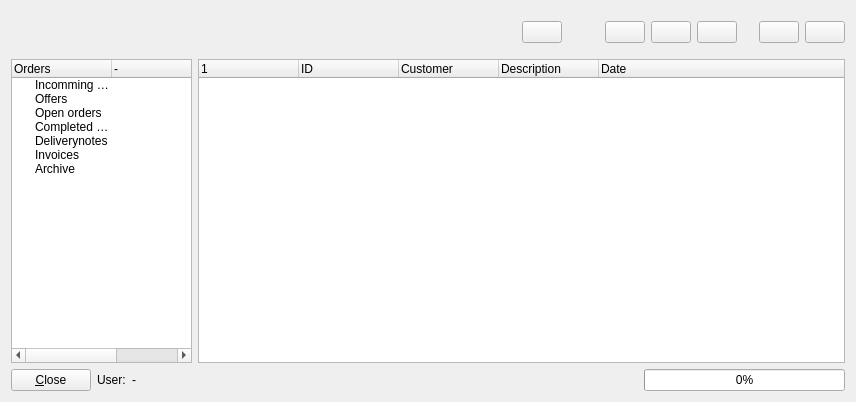
<ui version="4.0" >
 <class>procedurefrm</class>
 <widget class="QWidget" name="procedurefrm" >
  <property name="geometry" >
   <rect>
    <x>0</x>
    <y>0</y>
    <width>856</width>
    <height>402</height>
   </rect>
  </property>
  <property name="windowTitle" >
   <string>Browse orders...</string>
  </property>
  <property name="windowIcon" >
   <iconset resource="../resources/images/first4.qrc" >:/kontact_todo.png</iconset>
  </property>
  <layout class="QGridLayout" >
   <item row="0" column="0" >
    <layout class="QGridLayout" >
     <item row="0" column="0" >
      <spacer>
       <property name="orientation" >
        <enum>Qt::Horizontal</enum>
       </property>
       <property name="sizeHint" >
        <size>
         <width>511</width>
         <height>42</height>
        </size>
       </property>
      </spacer>
     </item>
     <item row="0" column="1" >
      <widget class="QPushButton" name="btnsearch" >
       <property name="sizePolicy" >
        <sizepolicy vsizetype="Fixed" hsizetype="Fixed" >
         <horstretch>0</horstretch>
         <verstretch>0</verstretch>
        </sizepolicy>
       </property>
       <property name="text" >
        <string/>
       </property>
       <property name="icon" >
        <iconset resource="../resources/images/first4.qrc" >:/xmag.png</iconset>
       </property>
       <property name="iconSize" >
        <size>
         <width>16</width>
         <height>16</height>
        </size>
       </property>
      </widget>
     </item>
     <item row="0" column="2" >
      <spacer>
       <property name="orientation" >
        <enum>Qt::Horizontal</enum>
       </property>
       <property name="sizeHint" >
        <size>
         <width>21</width>
         <height>20</height>
        </size>
       </property>
      </spacer>
     </item>
     <item row="0" column="3" >
      <widget class="QPushButton" name="btnadd" >
       <property name="sizePolicy" >
        <sizepolicy vsizetype="Fixed" hsizetype="Fixed" >
         <horstretch>0</horstretch>
         <verstretch>0</verstretch>
        </sizepolicy>
       </property>
       <property name="text" >
        <string/>
       </property>
       <property name="icon" >
        <iconset resource="../resources/images/first4.qrc" >:/filenew.png</iconset>
       </property>
       <property name="iconSize" >
        <size>
         <width>16</width>
         <height>16</height>
        </size>
       </property>
      </widget>
     </item>
     <item row="0" column="4" >
      <widget class="QPushButton" name="btnedit" >
       <property name="sizePolicy" >
        <sizepolicy vsizetype="Fixed" hsizetype="Fixed" >
         <horstretch>0</horstretch>
         <verstretch>0</verstretch>
        </sizepolicy>
       </property>
       <property name="text" >
        <string/>
       </property>
       <property name="icon" >
        <iconset resource="../resources/images/first4.qrc" >:/kfind.png</iconset>
       </property>
       <property name="iconSize" >
        <size>
         <width>16</width>
         <height>16</height>
        </size>
       </property>
      </widget>
     </item>
     <item row="0" column="5" >
      <widget class="QPushButton" name="btndelete" >
       <property name="sizePolicy" >
        <sizepolicy vsizetype="Fixed" hsizetype="Fixed" >
         <horstretch>0</horstretch>
         <verstretch>0</verstretch>
        </sizepolicy>
       </property>
       <property name="text" >
        <string/>
       </property>
       <property name="icon" >
        <iconset resource="../resources/images/first4.qrc" >:/trashcan_empty.png</iconset>
       </property>
       <property name="iconSize" >
        <size>
         <width>16</width>
         <height>16</height>
        </size>
       </property>
      </widget>
     </item>
     <item row="0" column="6" >
      <spacer>
       <property name="orientation" >
        <enum>Qt::Horizontal</enum>
       </property>
       <property name="sizeType" >
        <enum>QSizePolicy::Fixed</enum>
       </property>
       <property name="sizeHint" >
        <size>
         <width>16</width>
         <height>42</height>
        </size>
       </property>
      </spacer>
     </item>
     <item row="0" column="7" >
      <widget class="QPushButton" name="btndocument" >
       <property name="sizePolicy" >
        <sizepolicy vsizetype="Fixed" hsizetype="Fixed" >
         <horstretch>0</horstretch>
         <verstretch>0</verstretch>
        </sizepolicy>
       </property>
       <property name="text" >
        <string/>
       </property>
       <property name="icon" >
        <iconset resource="../resources/images/first4.qrc" >:/wordprocessing32x32.png</iconset>
       </property>
       <property name="iconSize" >
        <size>
         <width>16</width>
         <height>16</height>
        </size>
       </property>
      </widget>
     </item>
     <item row="0" column="8" >
      <widget class="QPushButton" name="btncomplete" >
       <property name="sizePolicy" >
        <sizepolicy vsizetype="Fixed" hsizetype="Fixed" >
         <horstretch>0</horstretch>
         <verstretch>0</verstretch>
        </sizepolicy>
       </property>
       <property name="text" >
        <string/>
       </property>
       <property name="icon" >
        <iconset resource="../resources/images/first4.qrc" >:/button_ok.png</iconset>
       </property>
       <property name="iconSize" >
        <size>
         <width>16</width>
         <height>16</height>
        </size>
       </property>
      </widget>
     </item>
    </layout>
   </item>
   <item row="1" column="0" >
    <layout class="QHBoxLayout" >
     <property name="spacing" >
      <number>6</number>
     </property>
     <property name="leftMargin" >
      <number>0</number>
     </property>
     <property name="topMargin" >
      <number>0</number>
     </property>
     <property name="rightMargin" >
      <number>0</number>
     </property>
     <property name="bottomMargin" >
      <number>0</number>
     </property>
     <item>
      <widget class="QTreeWidget" name="treeindex" >
       <property name="sizePolicy" >
        <sizepolicy vsizetype="Expanding" hsizetype="Fixed" >
         <horstretch>0</horstretch>
         <verstretch>0</verstretch>
        </sizepolicy>
       </property>
       <property name="maximumSize" >
        <size>
         <width>181</width>
         <height>16777215</height>
        </size>
       </property>
       <property name="contextMenuPolicy" >
        <enum>Qt::CustomContextMenu</enum>
       </property>
       <column>
        <property name="text" >
         <string>Orders</string>
        </property>
       </column>
       <column>
        <property name="text" >
         <string>-</string>
        </property>
       </column>
       <column>
        <property name="text" >
         <string>sort</string>
        </property>
       </column>
       <item>
        <property name="text" >
         <string>Incomming orders</string>
        </property>
        <property name="text" >
         <string/>
        </property>
        <property name="text" >
         <string>0</string>
        </property>
       </item>
       <item>
        <property name="text" >
         <string>Offers</string>
        </property>
        <property name="text" >
         <string/>
        </property>
        <property name="text" >
         <string>1</string>
        </property>
       </item>
       <item>
        <property name="text" >
         <string>Open orders</string>
        </property>
        <property name="text" >
         <string/>
        </property>
        <property name="text" >
         <string>2</string>
        </property>
       </item>
       <item>
        <property name="text" >
         <string>Completed orders</string>
        </property>
        <property name="text" >
         <string/>
        </property>
        <property name="text" >
         <string>3</string>
        </property>
       </item>
       <item>
        <property name="text" >
         <string>Deliverynotes</string>
        </property>
        <property name="text" >
         <string/>
        </property>
        <property name="text" >
         <string>4</string>
        </property>
       </item>
       <item>
        <property name="text" >
         <string>Invoices</string>
        </property>
        <property name="text" >
         <string/>
        </property>
        <property name="text" >
         <string>5</string>
        </property>
       </item>
       <item>
        <property name="text" >
         <string>Archive</string>
        </property>
        <property name="text" >
         <string/>
        </property>
        <property name="text" >
         <string>6</string>
        </property>
       </item>
      </widget>
     </item>
     <item>
      <widget class="QTreeWidget" name="treemain" >
       <property name="contextMenuPolicy" >
        <enum>Qt::CustomContextMenu</enum>
       </property>
       <property name="alternatingRowColors" >
        <bool>true</bool>
       </property>
       <column>
        <property name="text" >
         <string/>
        </property>
       </column>
       <column>
        <property name="text" >
         <string>ID</string>
        </property>
       </column>
       <column>
        <property name="text" >
         <string>Customer</string>
        </property>
       </column>
       <column>
        <property name="text" >
         <string>Description</string>
        </property>
       </column>
       <column>
        <property name="text" >
         <string>Date</string>
        </property>
       </column>
      </widget>
     </item>
    </layout>
   </item>
   <item row="2" column="0" >
    <layout class="QHBoxLayout" >
     <property name="spacing" >
      <number>6</number>
     </property>
     <property name="leftMargin" >
      <number>0</number>
     </property>
     <property name="topMargin" >
      <number>0</number>
     </property>
     <property name="rightMargin" >
      <number>0</number>
     </property>
     <property name="bottomMargin" >
      <number>0</number>
     </property>
     <item>
      <widget class="QPushButton" name="btnclose" >
       <property name="text" >
        <string>&amp;Close</string>
       </property>
       <property name="icon" >
        <iconset resource="../resources/images/first4.qrc" >:/fileclose.png</iconset>
       </property>
      </widget>
     </item>
     <item>
      <widget class="QLabel" name="label" >
       <property name="text" >
        <string>User:</string>
       </property>
      </widget>
     </item>
     <item>
      <widget class="QLabel" name="lbluser" >
       <property name="text" >
        <string>-</string>
       </property>
      </widget>
     </item>
     <item>
      <spacer>
       <property name="orientation" >
        <enum>Qt::Horizontal</enum>
       </property>
       <property name="sizeHint" >
        <size>
         <width>40</width>
         <height>20</height>
        </size>
       </property>
      </spacer>
     </item>
     <item>
      <widget class="QProgressBar" name="progbar" >
       <property name="maximumSize" >
        <size>
         <width>201</width>
         <height>16777215</height>
        </size>
       </property>
       <property name="value" >
        <number>0</number>
       </property>
       <property name="orientation" >
        <enum>Qt::Horizontal</enum>
       </property>
      </widget>
     </item>
    </layout>
   </item>
  </layout>
 </widget>
 <resources>
  <include location="../resources/images/first4.qrc" />
 </resources>
 <connections>
  <connection>
   <sender>btnclose</sender>
   <signal>released()</signal>
   <receiver>procedurefrm</receiver>
   <slot>close()</slot>
   <hints>
    <hint type="sourcelabel" >
     <x>47</x>
     <y>377</y>
    </hint>
    <hint type="destinationlabel" >
     <x>389</x>
     <y>200</y>
    </hint>
   </hints>
  </connection>
 </connections>
</ui>
